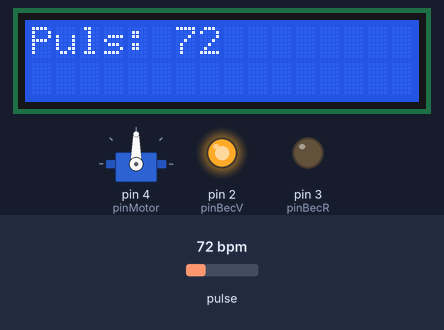
Simulated run of this sketch. Board: Arduino Uno, built with avr-gcc and run on an emulated ATmega328P. Shown: servo, 16×2 character LCD, output pins drawn as LEDs (lit = HIGH). The test bench sets the inputs (shaded band); at power-on: pulse 72 bpm. What the sketch prints to the serial monitor is not drawn.

Above: at 1.2 s.
1.3 s: pulse set to 42 bpm
At 2.8 s:
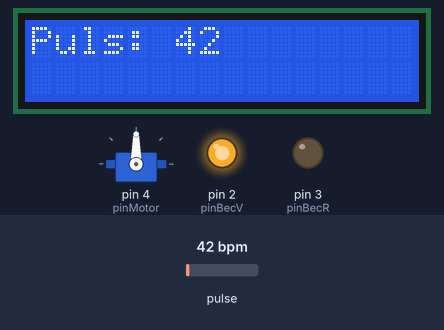
3.1 s: pulse set to 70 bpm
At 4.3 s:
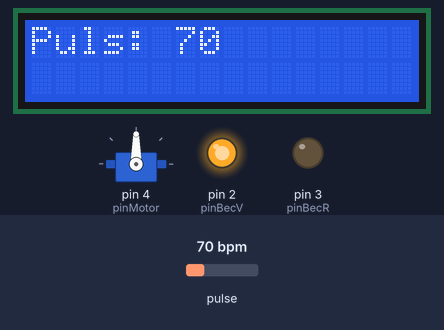
6.2 s: pulse set to 80 bpm
At 8.2 s:
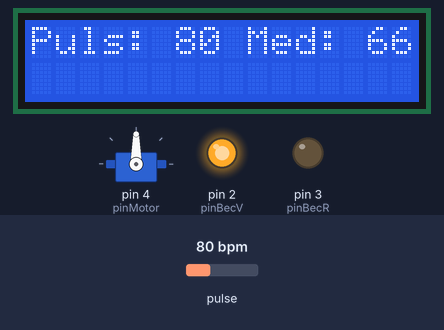
9.3 s: pulse set to 83 bpm
At 9.8 s:
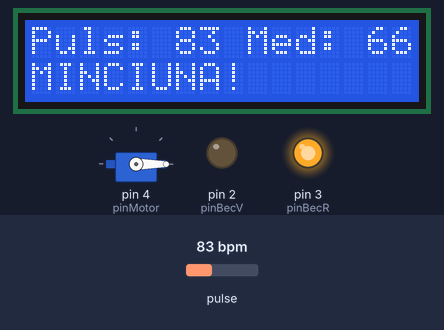
Timing chart, 0 to 13.4 s (numbered marks = the images above; inputs shaded):
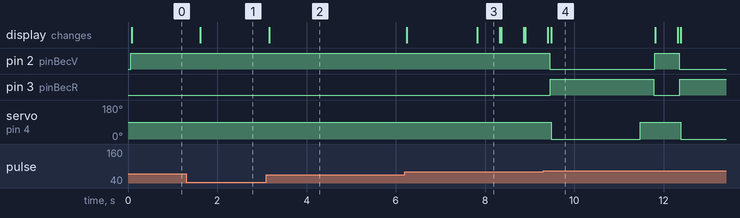

Measured:
- the behaviour switches between 81 and 82 bpm on pulse (found by bisection; images 3 and 4)
- after the input at 1.3 s, the display: changes after 0.32 s (image 1)
- after the input at 3.1 s, the display: changes after 0.06 s (image 2)
- after the input at 6.2 s, the display: first changes at once (image 3 shows a later state)
- after the input at 9.3 s, pin 2 (pinBecV): HIGH → LOW after 0.15 s, → HIGH 2.4 s later, → LOW 0.55 s later; pin 3 (pinBecR): LOW → HIGH after 0.16 s, → LOW 2.3 s later, → HIGH 0.59 s later; servo on pin 4 (pinMotor): 90° → 0° after 0.18 s, → 90° 2.0 s later, → 0° 0.91 s later; the display: first changes after 0.11 s (image 4 shows a later state)
- what the display in image 3 shows lasts 0.5 s, from 7.8 s to 8.3 s

The sketch:

PulseReader.ino
```cpp
//SENZOR PULS
#include <PulseSensorPlayground.h>
PulseSensorPlayground senzorPuls;

//MOTOR
#include <Servo.h>
Servo motor;


//LCD
#include <LiquidCrystal.h>
LiquidCrystal LCD(12,11,10,9,8,7);


//PINI
const int pinBecV=2;
const int pinBecR=3;

const int pinMotor=4;

const int pinPuls=A0;


//VALORI
const int secundeMotor=2;
const int bataiPentruMedie=15;
const int pragMinciuna=15;


//PULS
int puls;

int numarPuls;
int sumaPuls;
int pulsMediu;

//MINCIUNA
int minciuna;


void citestePuls()
{
  puls=senzorPuls.getBeatsPerMinute();
}


void pornesteBec(const int pinBec)
{
  digitalWrite(pinBec,HIGH);
  delay(10);
}


void opresteBec(const int pinBec)
{
  digitalWrite(pinBec,LOW);
  delay(10);
}


void calculeazaPulsMediu()
{
  sumaPuls=sumaPuls+puls;
  numarPuls=numarPuls+1;

  if(numarPuls==bataiPentruMedie)
  {
    pulsMediu=sumaPuls/numarPuls;
  }
}


void verificaMinciuna()
{
  if(puls>=pulsMediu+pragMinciuna)
  {
    minciuna=1;
  }
  else
  {
    minciuna=0;
  }
}


void existaMinciuna()
{
  opresteBec(pinBecV);

  pornesteBec(pinBecR);

  scrieLCD(0,1,"MINCIUNA!",-1);
  scrieConsola("MINCIUNA!",-1);

  pornesteMotor();

  opresteBec(pinBecR);

  scrieLCD(0,1,"                ",-1);

  pornesteBec(pinBecV);
}


void pornesteMotor()
{
  motor.write(0);
  delay(secundeMotor*1000);
  motor.write(90);
  delay(300);
}


void scrieConsola(char* sir, int valoare)
{
  if(valoare!=-1)
  {
    Serial.print(sir);
    Serial.print(valoare);
    Serial.println();
  }
  else
  {
    Serial.print(sir);
    Serial.println();
  }
}


void scrieLCD(int coloana, int linie, char* sir, int valoare)
{
  LCD.setCursor(coloana,linie);

  int i;
  for(i=0;i<16;i++)
  {
    LCD.print(" ");
  }

  LCD.setCursor(coloana,linie);

  if(valoare!=-1)
  {
    LCD.print(sir);
    LCD.print(valoare);
  }
  else
  {
    LCD.print(sir);
  }

  delay(10);
}


void setup()
{
  pinMode(pinBecV,OUTPUT);
  pinMode(pinBecR,OUTPUT);
  pinMode(pinMotor,OUTPUT);

  pinMode(pinPuls,INPUT);
  senzorPuls.analogInput(pinPuls);
  senzorPuls.begin();

  motor.attach(pinMotor);

  LCD.begin(16,2);

  minciuna=0;

  numarPuls=0;
  sumaPuls=0;
  pulsMediu=0;

  pornesteBec(pinBecV);

  Serial.begin(9600);
}


void loop()
{
  citestePuls();

  scrieConsola("Puls: ",puls);

  scrieLCD(0,0,"Puls: ",puls);

  if(pulsMediu==0)
  {
    calculeazaPulsMediu();
  }
  else
  {
    scrieConsola("Puls mediu: ",pulsMediu);

    scrieLCD(0,0,"Puls: ",puls);
    scrieLCD(9,0,"Med: ",pulsMediu);

    verificaMinciuna();

    if(minciuna==1)
    {
     existaMinciuna();
    }
  }

  scrieConsola("",-1);

  delay(500);
}
```
